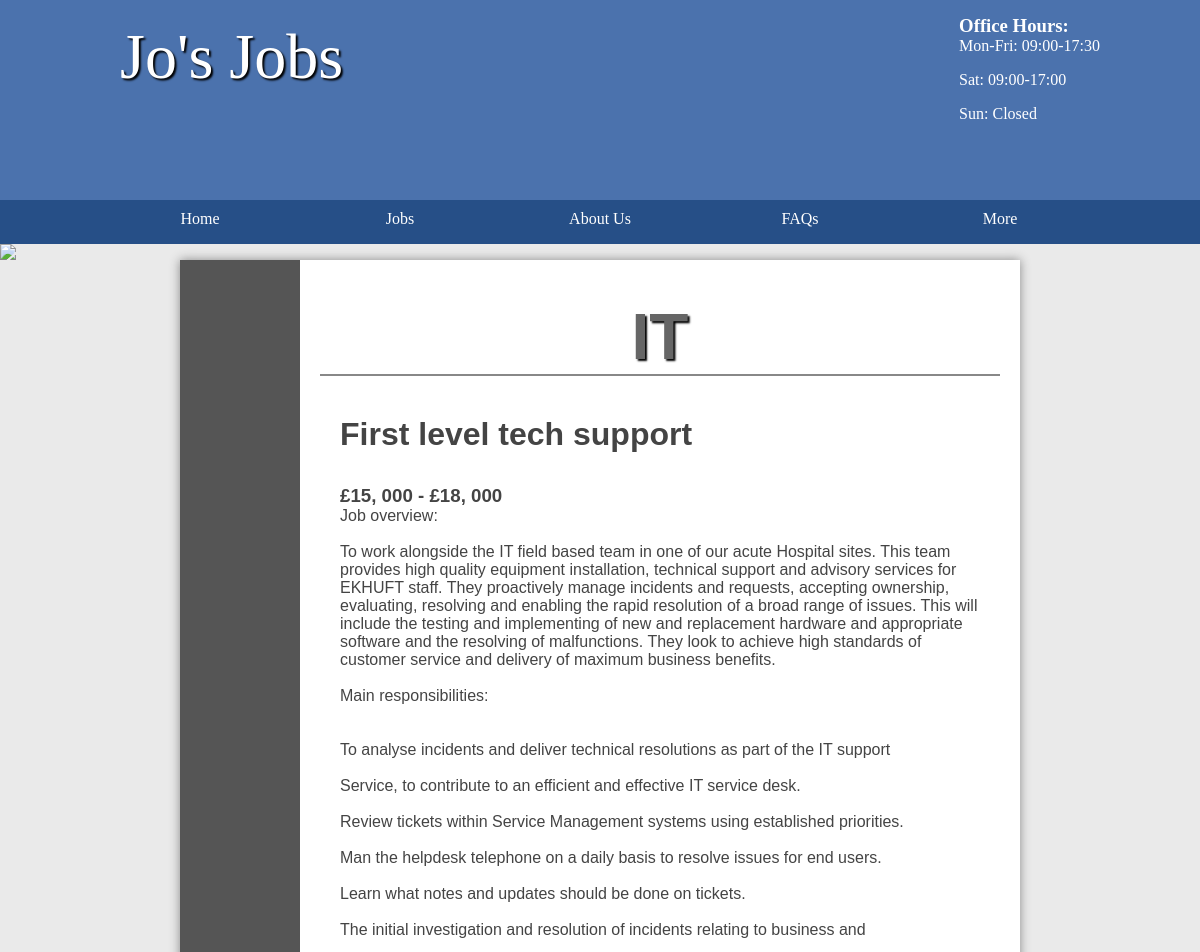
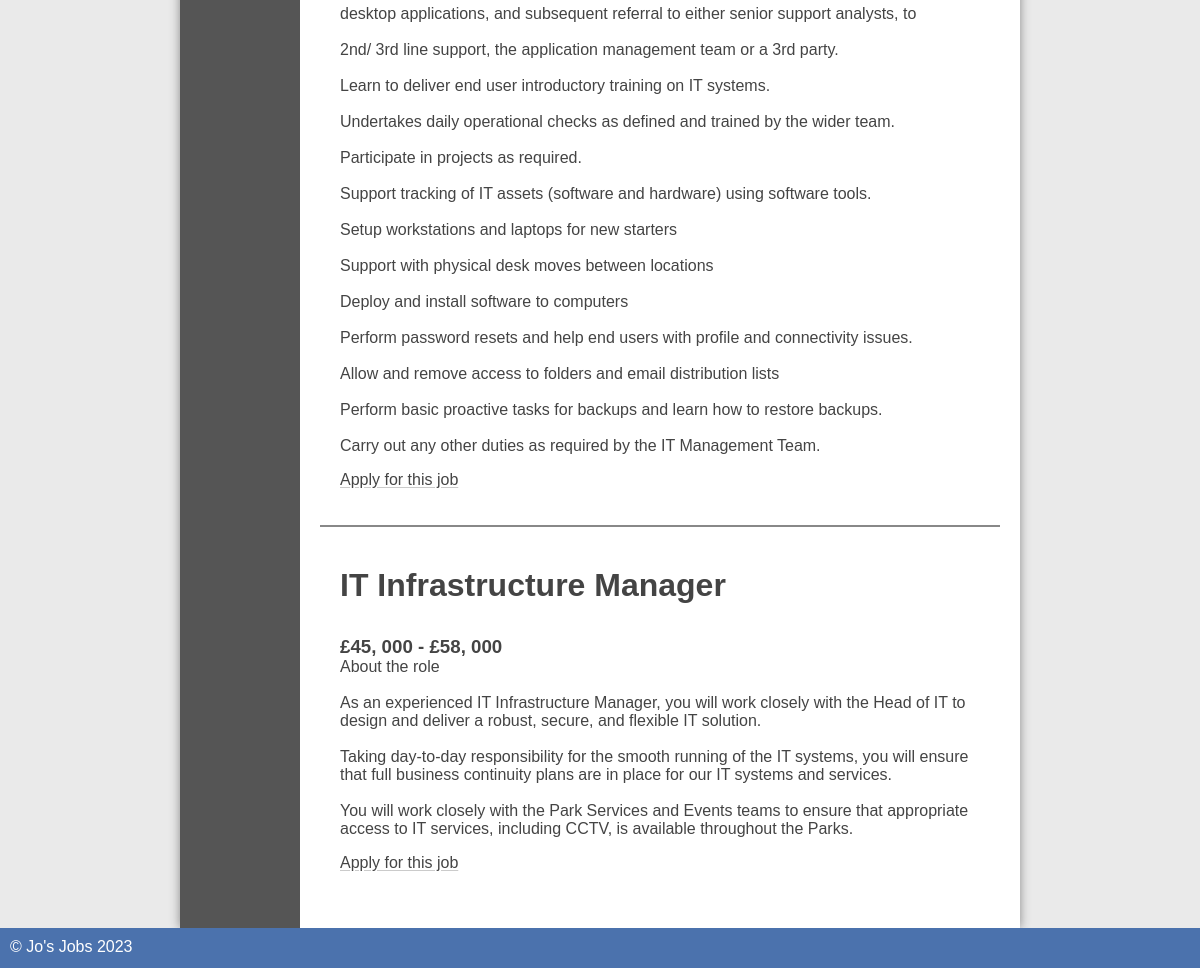
Page /jobs/public/jobs.php on the committed database (2 pictures, top to bottom).
### tables this page shows
CREATE TABLE `CATEGORY` (
  `ID` int(11) NOT NULL AUTO_INCREMENT,
  `NAME` varchar(45) DEFAULT NULL,
  PRIMARY KEY (`ID`)
);

CREATE TABLE `job` (
  `id` int(11) NOT NULL AUTO_INCREMENT,
  `title` varchar(45) DEFAULT NULL,
  `description` longblob DEFAULT NULL,
  `salary` varchar(45) DEFAULT NULL,
  `closingDate` date DEFAULT NULL,
  `categoryId` int(11) DEFAULT NULL,
  `location` varchar(255) DEFAULT NULL,
  `archived` tinyint(1) DEFAULT 0,
  `accountId` int(11) DEFAULT NULL,
  PRIMARY KEY (`id`)
);

### jobs/classes/database.php (called while the page is built, shortened)
<?php
class Database extends stdClass {
    public function __construct($user = "student", $password = "student", $dbname = "job", $host = "mysql") {
        $this->pdo = new PDO("mysql:host=$host;dbname=$dbname", $user, $password);
    }
    public function __get($name) {
        return $this->$name;
    }
}

### jobs/classes/table.php (called while the page is built, shortened)
<?php
class Table {
    private $pdo;
    private $table;
    public function __construct($pdoInstance, $table) {
        $this->pdo = $pdoInstance;
        $this->table = $table;
    }
    public function select(array|string $binds = [], array|string $items = '*') {
        return $this->selector($binds, $items)->fetch();
    }
    public function selectAll(array|string $binds = [], array|string $items = '*'): array {
        return $this->selector($binds, $items)->fetchAll();
    }
    private function combine($binds, $query, $keyword, $debugMode = false): string {
        if (is_string($binds))
            $query .= " $binds ";
        else if (!empty($binds)) {
            $query .= " $keyword ";
            foreach ($binds as $key => $value)
                $query .= is_int($key) ? " $value " : " $key = :$key ";
        }
        return $query;
    }
    private function bindAndExecute($binds, $query, $values = [], $keyword = 'WHERE', $debugMode = false) {
        $query = $this->combine($binds, $query, $keyword, $debugMode);
        $statement = $this->pdo->prepare($query);
        if (is_array($binds))
            foreach ($binds as $key => $value)
                if (!is_int($key))
                    $statement->bindValue($key, $value);
        $statement->execute();
        return $statement;
    }
    private function selector($binds, $items) {
        $query = "SELECT ";
        $query .= "$items FROM $this->table";
        $statement = $this->bindAndExecute($binds, $query);
        return $statement;
    }
}

### jobs/public/jobs.php (the view, shortened to what this page needs)
<?php
require_once "../include/utils.php";
$jobId = $_GET['jobId'] ?? $_POST['jobId'] ?? null;
$job = null;
$category = null;
if (!$job && !$category) {
    $category = $db->category->select();
}
$categoryName = $category['name'] ?? null;
$categoryId = $category['id'] ?? null;
?>
<main class="sidebar">
    <section class="left">
    </section>
    <section class="right">
        <h1><?= $categoryName ?></h1>
        <ul class="listing">
            <?php
            $jobs = $db->job->selectAll(['categoryId' => $categoryId, 'AND', 'archived' => 0, 'AND', 'closingDate > ', (new DateTime())->format('Y-m-d')]);
            if (!$jobs)
                echo '<p>No unexpired jobs in this category yet.</p>';
            else {
                if ($job) { ?>
                <?php }
                foreach ($jobs as $job) { ?>
                    <?php if ($job['id'] != $jobId) { ?>
                        <li>
                            <div class="details">
                                <h2><?= $job['title'] ?></h2>
                                <h3><?= $job['salary'] ?></h3>
                                <p><?= nl2br($job['description']) ?></p>
                                <a class="more" href="/apply.php?jobId=<?= $job['id'] ?>">Apply for this job</a>
                            </div>
                        </li>
                    <?php } ?>
                <?php } ?>
            <?php } ?>
        </ul>
    </section>
</main>
<?php include '../include/footer.html.php'; ?>

### jobs/public/styles.css (style rules this page uses)
* { margin: 0; padding: 0; box-sizing: border-box; }
html { font-family: 'Oxygen-Regular', verdana, sans-serif; }
main :is(section.left h3, ul) { margin-left: 3em; margin-left: 10%; margin: 0; }
main a { color: #333; }
h1 { font-size: 4em; color: white; text-align: center; padding-top: 20px; text-shadow: 2px 2px 2px #000; }
main { min-height: 50vh; background-color: #fff; width: 70vw; display: block; margin: auto; box-shadow: 0px 0px 10px #888; color: #444; }
main h2 { font-size: 2em; margin-top: 20px; }
p, li, h2 { margin-bottom: 1em; }
section a { color: #444; }
.stock, .sidebar { display: table; }
.stock>ul, .sidebar .left { width: 10vw; list-style-type: none; display: table-cell; background-color: #555; margin: 0; }
.stock .products, .sidebar .right { display: table-cell; padding: 20px; }
.listing li { border-top: 2px solid #888; padding: 20px; overflow: auto; }
.right { padding: 20px; }
main h1 { color: #666; }
:is(section a, .link) { text-decoration: underline #44444447; text-underline-offset: 2px; transition: text-decoration-color, color 0.2s; }

### rows in the picture
category: name "IT"
job: title "First level tech support", salary "£15, 000 - £18, 000", description "Job overview: To work alongside the IT field based team in one of our acute Hospital sites. This team provides high quality equipment installation, technical support and advisory services for EKHUFT staff. They proactively manage incidents and requests, accepting ownership, evaluating, resolving and enabling the rapid resolution of a broad range of issues. This will include the testing and implementing of new and replacement hardware and appropriate software and the resolving of malfunctions. They look to achieve high standards of customer service and delivery of maximum business benefits. Main responsibilities: To analyse incidents and deliver technical resolutions as part of the IT…"
job: title "IT Infrastructure Manager", salary "£45, 000 - £58, 000", description "About the role As an experienced IT Infrastructure Manager, you will work closely with the Head of IT to design and deliver a robust, secure, and flexible IT solution. Taking day-to-day responsibility for the smooth running of the IT systems, you will ensure that full business continuity plans are in place for our IT systems and services. You will work closely with the Park Services and Events teams to ensure that appropriate access to IT services, including CCTV, is available throughout the Parks."
